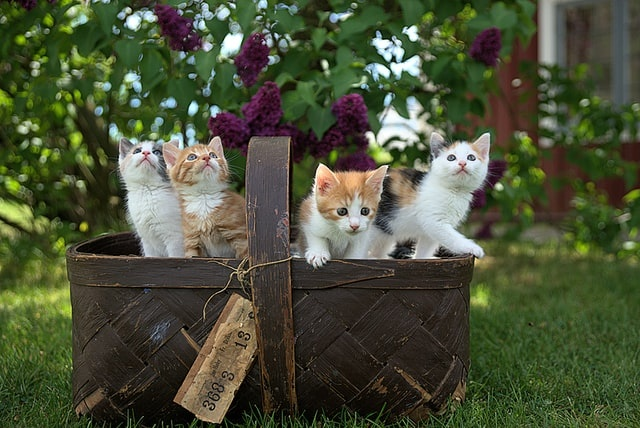
#> input picture final_project/streamlit/images/cats.jpg, 640 x 428 px, found by its file name
$ python splitmerge.py
#> lines starting #> are read from the running program, lines starting #| are printed output that depends on the picture
import cv2 as cv
import numpy as np

'''
this file is about how to split and merge image spaces and channels.
eg. RGB are based on red, gree, and blue, how to get the components.
'''
img = cv.imread('Photos/cats.jpg')
#> img is the input picture: shape (428, 640, 3); mean B, G, R 55.8, 80.9, 74.5
cv.imshow('Cats',img)

blank = np.zeros(img.shape[:2], dtype='uint8')


b,g,r = cv.split(img)
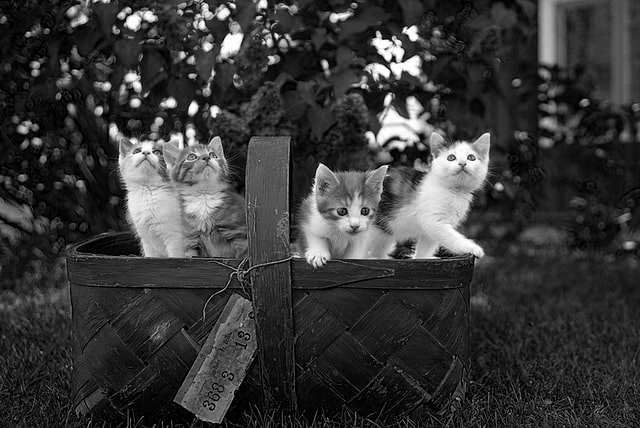
#> b: shape (428, 640); min 0, max 255, mean 55.8
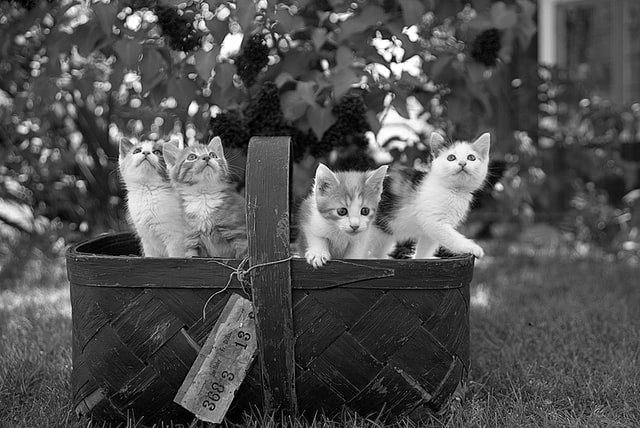
#> g: shape (428, 640); min 0, max 255, mean 80.9
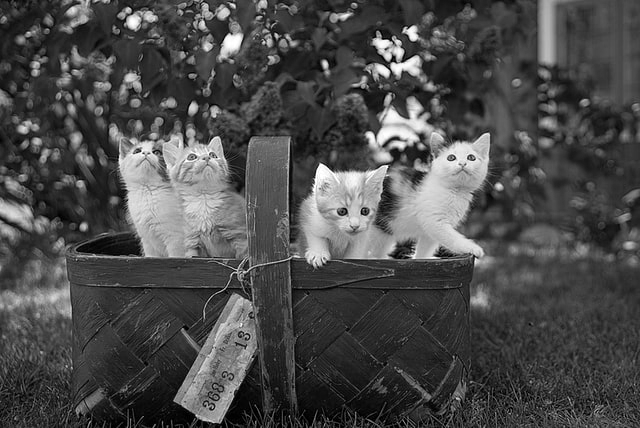
#> r: shape (428, 640); min 0, max 255, mean 74.5
blue = cv.merge([b, blank, blank])
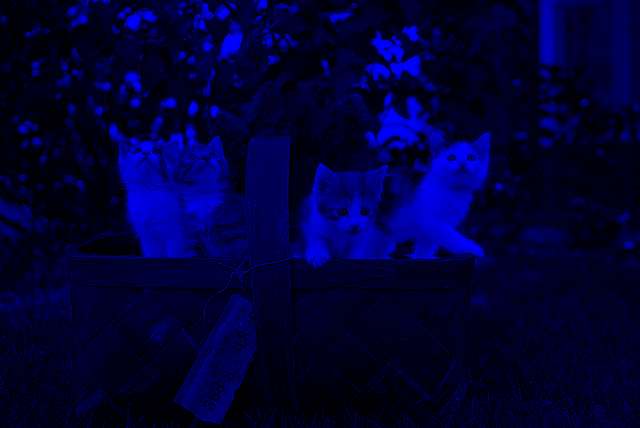
#> blue: shape (428, 640, 3); mean of channels 0, 1, 2 55.8, 0, 0; drawn as B, G, R
green = cv.merge([blank,g, blank])
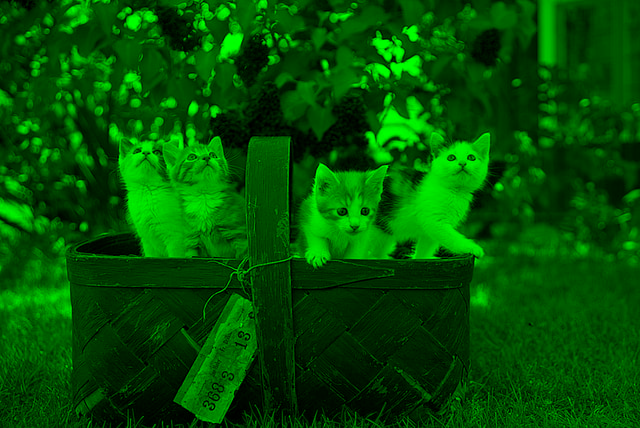
#> green: shape (428, 640, 3); mean of channels 0, 1, 2 0, 80.9, 0; drawn as B, G, R
red = cv.merge([blank, blank,r])
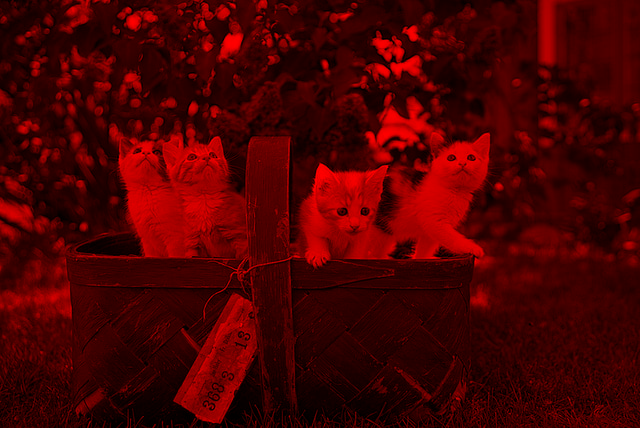
#> red: shape (428, 640, 3); mean of channels 0, 1, 2 0, 0, 74.5; drawn as B, G, R


cv.imshow('Blue',b)
cv.imshow('Green',g)
cv.imshow('Red',r)

cv.imshow('Blue_blank',blue)
cv.imshow('Green_blank',green)
cv.imshow('Red_blank',red)
# brighter shows that more picsos in the area with respect of the color channel.
print(img.shape)
#| (428, 640, 3)
print(b.shape) # they have the shape of 1
#| (428, 640)
print(g.shape)
#| (428, 640)
print(r.shape)
#| (428, 640)

# merge the chanles together

merged = cv.merge([b,g,r])
cv.imshow('Merged bgr', merged)

cv.waitKey(0)
